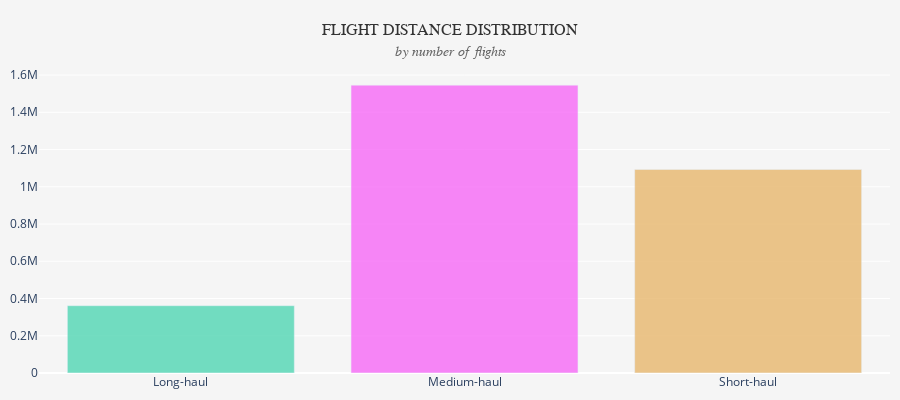

The cell this chart's notebook holds for it:
### Markdown cell above
### Chart: Flight Distance Distribution

### Code cell
df_distance_departures = (
    df_flights
    .group_by("DISTANCE_CAT")
    .agg(pl.len().alias("n_flights")).sort("DISTANCE_CAT")
)

fig = px.bar(df_distance_departures,
            x='DISTANCE_CAT', y='n_flights',
            color='DISTANCE_CAT', color_discrete_map = year_colors,
            height=400, 
            color_discrete_sequence = ["#f76af7", "#e8b76d", "#51d6b3"])
fig.update_layout(showlegend = False,
                  xaxis_title = None, yaxis_title = None,
                  title=dict(
                    text=(
                        "FLIGHT DISTANCE DISTRIBUTION"
                        "<br><span style='font-size:14px;color:#666;font-style:italic'>by number of flights</span>"
                    ),
                    x=0.5,
                    xanchor="center"
                  ),
                  margin = dict(l=10, r=10, t=70, b=10),
                  paper_bgcolor="#f5f5f5",   # nền toàn figure (kể cả title)
                  plot_bgcolor="#f5f5f5",    # nền vùng bar chart
                  title_font=dict(size=16, color="#333", family="Comic Sans MS")
)
fig.update_traces(opacity = 0.8)
fig.show()

### Figure 1 — Plotly figure (JSON) as saved in the notebook; plotly's stock layout.template omitted (floating-point values rounded to 4 significant figures)
{"data": [{"hovertemplate": "DISTANCE_CAT=%{x}<br>n_flights=%{y}<extra></extra>", "legendgroup": "Long-haul", "marker": {"color": "#51d6b3", "pattern": {"shape": ""}}, "name": "Long-haul", "opacity": 0.8, "orientation": "v", "showlegend": true, "textposition": "auto", "type": "bar", "x": ["Long-haul"], "xaxis": "x", "y": [361351], "yaxis": "y"}, {"hovertemplate": "DISTANCE_CAT=%{x}<br>n_flights=%{y}<extra></extra>", "legendgroup": "Medium-haul", "marker": {"color": "#f76af7", "pattern": {"shape": ""}}, "name": "Medium-haul", "opacity": 0.8, "orientation": "v", "showlegend": true, "textposition": "auto", "type": "bar", "x": ["Medium-haul"], "xaxis": "x", "y": [1545737], "yaxis": "y"}, {"hovertemplate": "DISTANCE_CAT=%{x}<br>n_flights=%{y}<extra></extra>", "legendgroup": "Short-haul", "marker": {"color": "#e8b76d", "pattern": {"shape": ""}}, "name": "Short-haul", "opacity": 0.8, "orientation": "v", "showlegend": true, "textposition": "auto", "type": "bar", "x": ["Short-haul"], "xaxis": "x", "y": [1092912], "yaxis": "y"}], "layout": {"barmode": "relative", "height": 400, "legend": {"title": {"text": "DISTANCE_CAT"}, "tracegroupgap": 0}, "margin": {"b": 10, "l": 10, "r": 10, "t": 70}, "paper_bgcolor": "#f5f5f5", "plot_bgcolor": "#f5f5f5", "showlegend": false, "title": {"font": {"color": "#333", "family": "Comic Sans MS", "size": 16}, "text": "FLIGHT DISTANCE DISTRIBUTION<br><span style='font-size:14px;color:#666;font-style:italic'>by number of flights</span>", "x": 0.5, "xanchor": "center"}, "xaxis": {"anchor": "y", "categoryarray": ["Long-haul", "Medium-haul", "Short-haul"], "categoryorder": "array", "domain": [0, 1], "title": {}}, "yaxis": {"anchor": "x", "domain": [0, 1], "title": {}}}}
